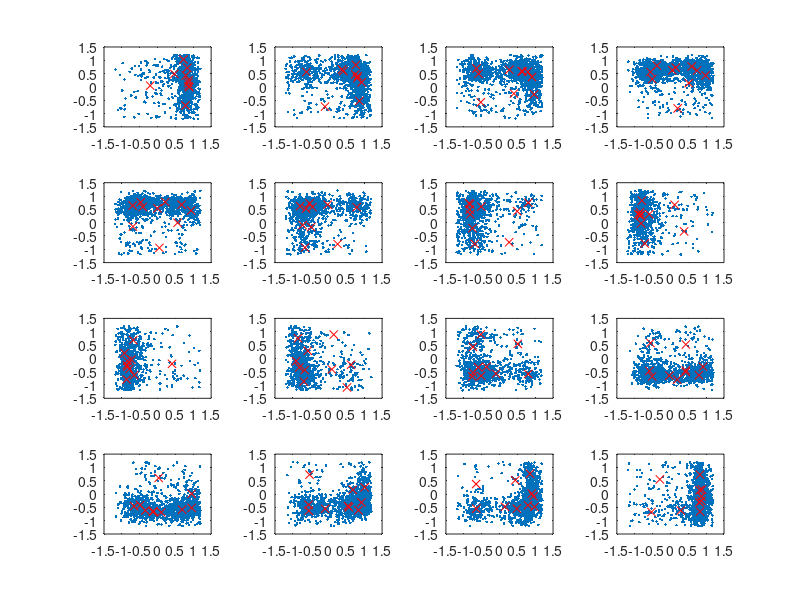

This chart was generated by the following MATLAB code: (Note: this script raises an error after producing the figure.)
clear;
clc;
addpath('data');
load('accumulated_radar_point.mat');
GMModel = cell(1,16);
j = 1;
for i = -pi:pi/8:7*pi/8
     idx = find(data(3,:)>i & data(3,:)<i+pi/8);
     aspectdata = data(1:2,idx)';
     GMModel{j} = fitgmdist(aspectdata,10);
     subplot(4,4,j);
     plot(aspectdata(:,1),aspectdata(:,2),'.');
     hold on;
     plot(GMModel{j}.mu(:,1),GMModel{j}.mu(:,2),'xr');
     hold off;
     j = j + 1;
end
save("GMModel.mat","GMModel");